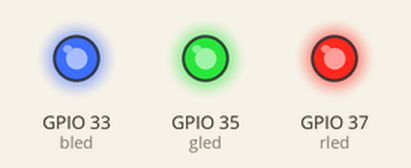
Recording of a program running on a simulated ESP32 board running MicroPython. Shown: output pins drawn as LEDs (lit = HIGH).

Above: at 0.2 s.
At 1.7 s:
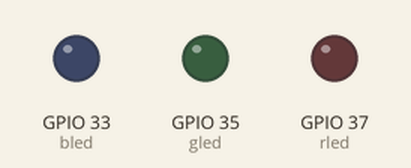
Timing chart, 0 to 3.0 s (numbered marks = the images above):
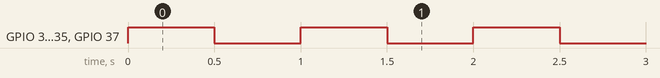

Measured:
- by itself, GPIO 33 (bled), GPIO 35 (gled), GPIO 37 (rled): alternates HIGH for 0.50 s and LOW for 0.50 s

The program:

LAB02.py
```python
from machine import Pin
import time

# RGB LED 腳位 (數位輸出)
rled = Pin(37, Pin.OUT)
gled = Pin(35, Pin.OUT)
bled = Pin(33, Pin.OUT)

# 無限迴圈，讓 RGB LED 閃爍
while True:
    rled.value(1)
    gled.value(1)
    bled.value(1)
    time.sleep(0.5)

    rled.value(0)
    gled.value(0)
    bled.value(0)
    time.sleep(0.5)
```
